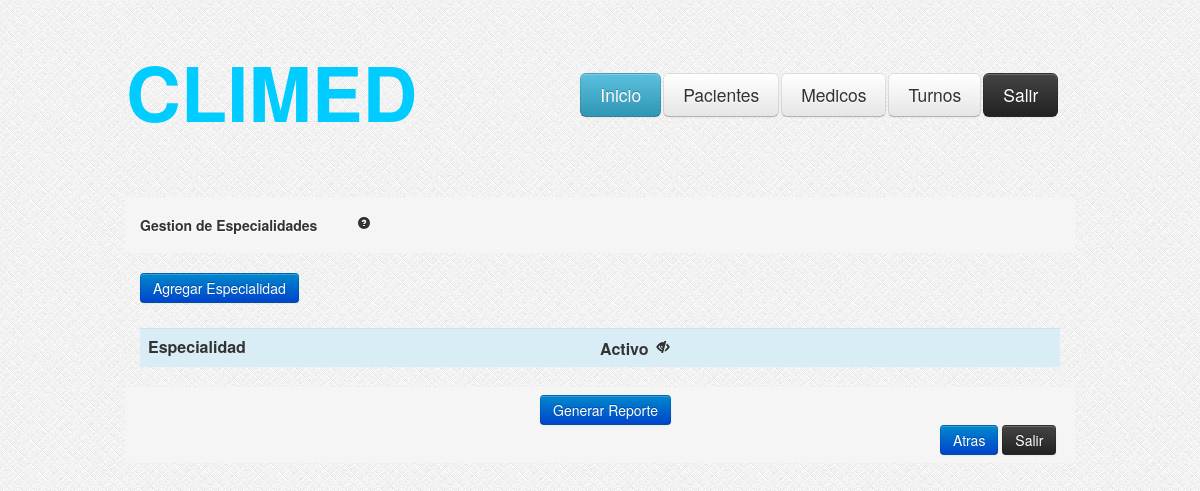
Page /GestionEspecialidades.php on the earlier database version.
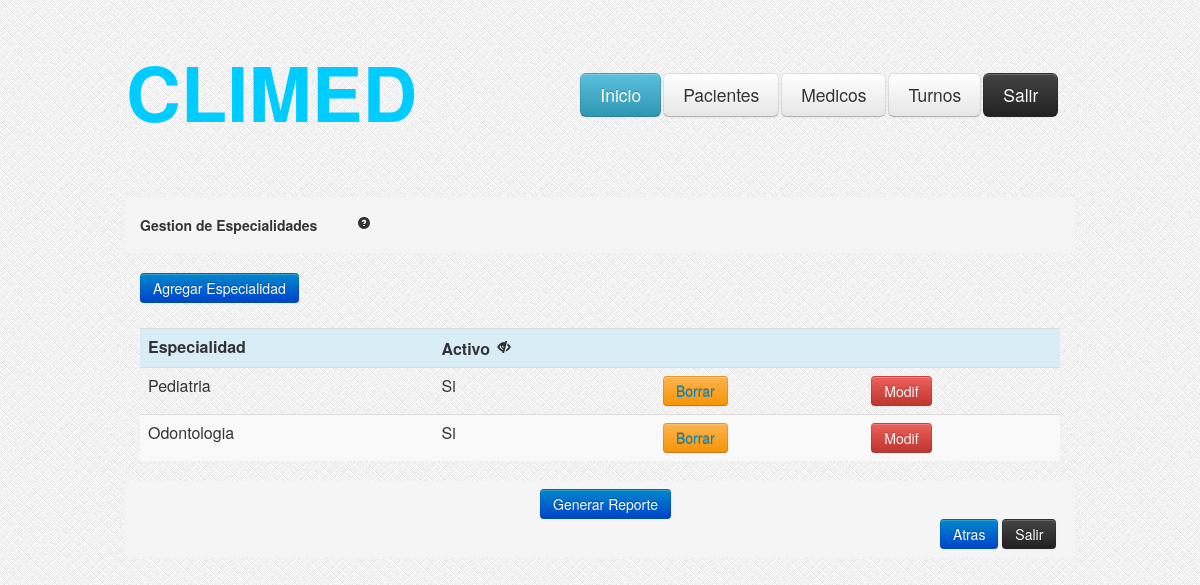
Same page on the later database version.
### tables this page shows
CREATE TABLE IF NOT EXISTS `especialidades` (
  `idespecialidad` int(11) NOT NULL AUTO_INCREMENT,
  `nombre` varchar(200) NOT NULL,
  `activo` tinyint(1) NOT NULL DEFAULT '1',
  PRIMARY KEY (`idespecialidad`)
);

### GestionEspecialidades.php (the view, shortened to what this page needs)
<?php
	if (!isset($_GET['ojito'])) {
		$ojito=1;
	}else{
		$ojito=$_GET['ojito'];
	}
	$consulta = "SELECT idespecialidad,nombre,activo FROM especialidades where activo = ".$ojito." OR 0 = ".$ojito." ";
    $resultado = mysql_query($consulta);
?>
<html>
<head>
<link rel="stylesheet" type="text/css" href="css/estilo.css"/>
<link rel="stylesheet" type="text/css" href="css/bootstrap.css"/>
<link rel="stylesheet" type="text/css" href="css/bootstrap-responsive.css"/>
</head>
<body style="background-image:url('images/bg.png')">
	<?php include_once('header.php'); ?>
	<div class="encapsulador">
		<div class="contenedor">
			<ul class="breadcrumb">
				<li>
					<h5>Gestion de Especialidades<a href="#" style="margin-left: 40px;"><i class="icon-question-sign"></i></a></h5>
				</li>
			</ul>
			<div style="margin-left: 15px;">
			<button class="btn btn-primary" type="button" onclick="location.href='AltaEspecialidades.php'">
			   Agregar Especialidad
			</button>
			</div>
			<div id="tabla-gestion-especialidades" style="margin-top: 25px; margin-left: 15px; margin-right: 15px;">
				<table class="table table-striped">
					<tr class="info">
						<td><b>Especialidad</b></td>
						<td><b>Activo</b>
						<?php
							if($ojito == 1){
								echo "<a href='GestionEspecialidades.php?ojito=0'><i class='icon-eye-close' style='margin-left: 3px; margin-top: 3px;'></i></a>";
							} else {
								echo "<a href='GestionEspecialidades.php?ojito=1'><i class='icon-eye-open' style='margin-left: 3px; margin-top: 3px;'></i></a>";
							}
						?>
						</td>
						<td></td>
						<td></td>
					</tr>
					<?php
				while ($valor = mysql_fetch_array($resultado))
				{
				?>
					<tr>
						<td><?php echo $valor["nombre"]; ?></td>
						<?php
							$id = $valor['idespecialidad'];
							if( $valor["activo"] == 1 ){
								echo "<td>  Si </td>";
								echo "<td><button class='btn btn-warning' type='button' ><a href='BorrarEspecialidad.php?idespecialidad=".$id."'> Borrar </a></button> </td>";
							}
						    else {
							    echo "<td>No</td>";
								echo "<td><button class='btn btn-success' type='button'><a href='HabilitarEspecialidad.php?idespecialidad=".$id."'>Habilitar </a></button> </td>";
							}
						?>
						<td><button class="btn btn-danger" onclick="location.href='Especialidad.php?idespecialidad=<?php echo $valor["idespecialidad"]; ?>'"type="button">Modif</button> </td>
					</tr>
				<?php
				}
				?>
				</table>
			</div>
			<ul class="breadcrumb">
				<li>
					<button class="btn btn-primary" style="margin-left:400px;" type="button">Generar Reporte</button>
					<div style="margin-left: 800px;">
						<button class="btn btn-primary"type="button" onclick="javascript:history.go(-1)"> Atras </button>
						<button class="btn btn-inverse" type="button" onclick="window.close();"> Salir </button>
					</div>
				</li>
			</ul>
		</div>
	</div>
</body>
</html>

Differences in the rows shown:
added especialidades: nombre "Pediatria"
added especialidades: nombre "Odontologia"
